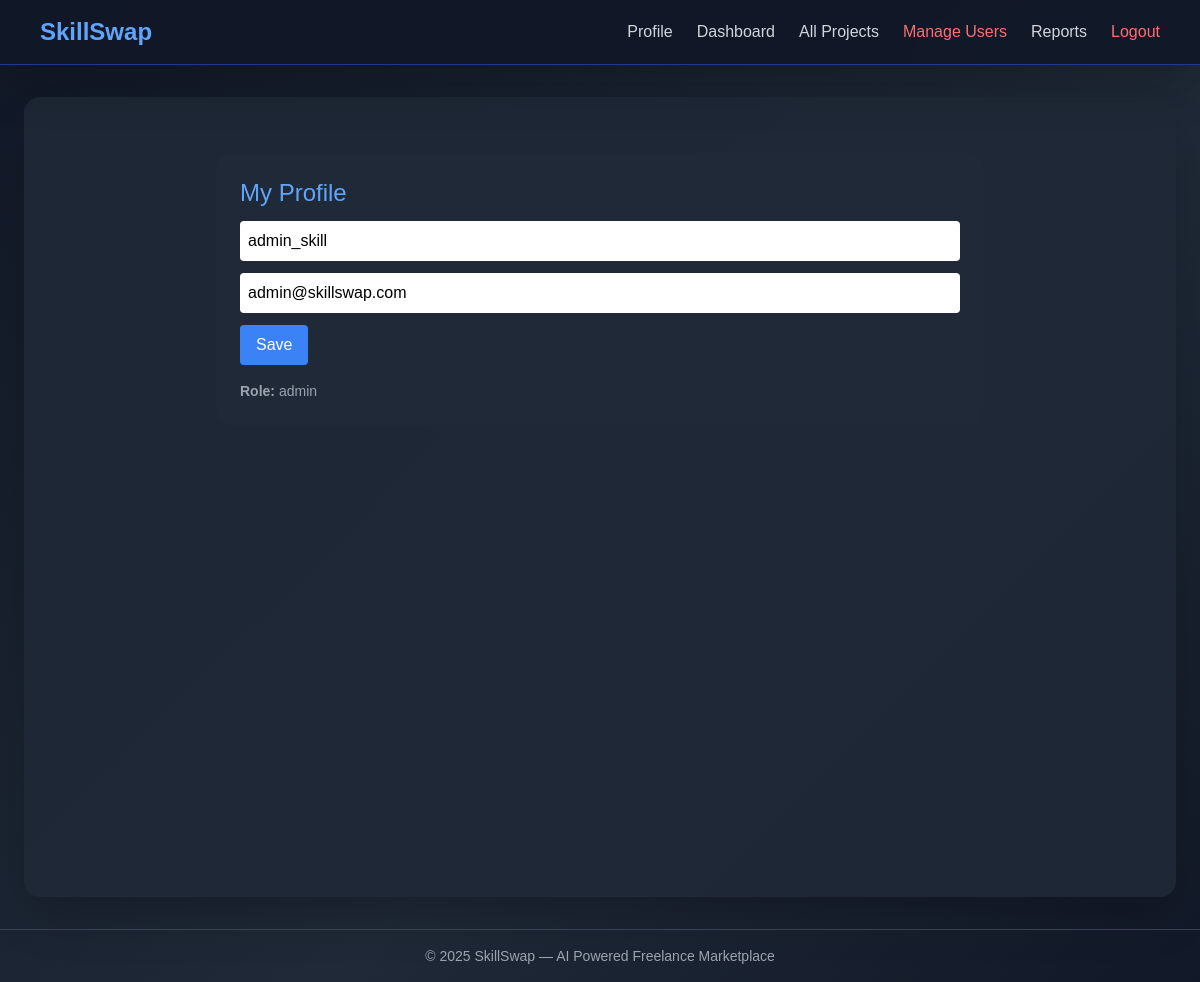
The page /user/profile.php (signed in) on the database its author committed.
### tables this page shows
CREATE TABLE users (
    user_id INT PRIMARY KEY AUTO_INCREMENT,
    username VARCHAR(50) UNIQUE NOT NULL,
    email VARCHAR(100) UNIQUE NOT NULL,
    password_hash VARCHAR(255) NOT NULL,
    user_type ENUM('freelancer', 'client', 'admin', 'moderator') NOT NULL,
    profile_picture VARCHAR(255),
    created_at TIMESTAMP DEFAULT CURRENT_TIMESTAMP,
    updated_at TIMESTAMP DEFAULT CURRENT_TIMESTAMP ON UPDATE CURRENT_TIMESTAMP,
    is_active BOOLEAN DEFAULT TRUE
);

### user/profile.php (the view, shortened to what this page needs)
<?php
$db = new Database();
$conn = $db->connect();
$stmt = $conn->prepare('SELECT * FROM users WHERE user_id = ?');
$stmt->bind_param('i', $_SESSION['user_id']);
$stmt->execute();
$result = $stmt->get_result();
$user = $result ? $result->fetch_assoc() : null;
include __DIR__ . '/../includes/header.php';
?>
<div class="max-w-3xl mx-auto mt-8 bg-gray-800 p-6 rounded-2xl">
  <h3 class="text-2xl text-blue-400 mb-3">My Profile</h3>
  <form method="POST" class="space-y-3">
    <input name="username" value="<?= htmlspecialchars($user['username']) ?>" class="w-full p-2 rounded text-black" required>
    <input name="email" value="<?= htmlspecialchars($user['email']) ?>" class="w-full p-2 rounded text-black" required>
    <button class="bg-blue-500 px-4 py-2 rounded text-white">Save</button>
  </form>
  <div class="mt-4 text-sm text-gray-400">
    <p><strong>Role:</strong> <?= htmlspecialchars($user['user_type']) ?></p>
  </div>
</div>
<?php include __DIR__ . '/../includes/footer.php'; ?>

### assets/css/style.css (style rules this page uses)
body { font-family: 'Poppins', sans-serif; }

### includes/header.php (style rules this page uses)
body { background: linear-gradient(135deg, #111827 0%, #1f2937 60%, #111827 100%); min-height: 100vh; }

### rows shown on the page
users: username "admin_skill", email "admin@skillswap.com", user_type "admin"
